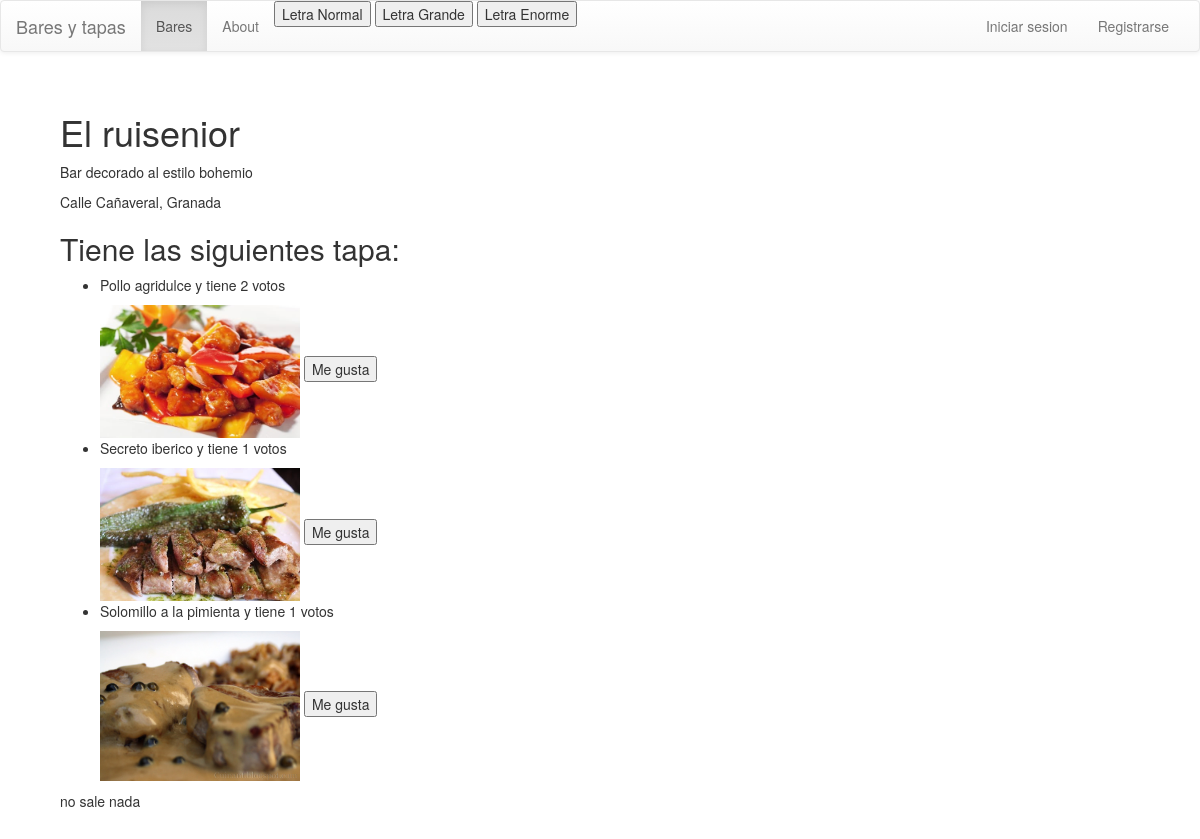
The page /rango/bar/el-ruisenior/ on the database as committed earlier.
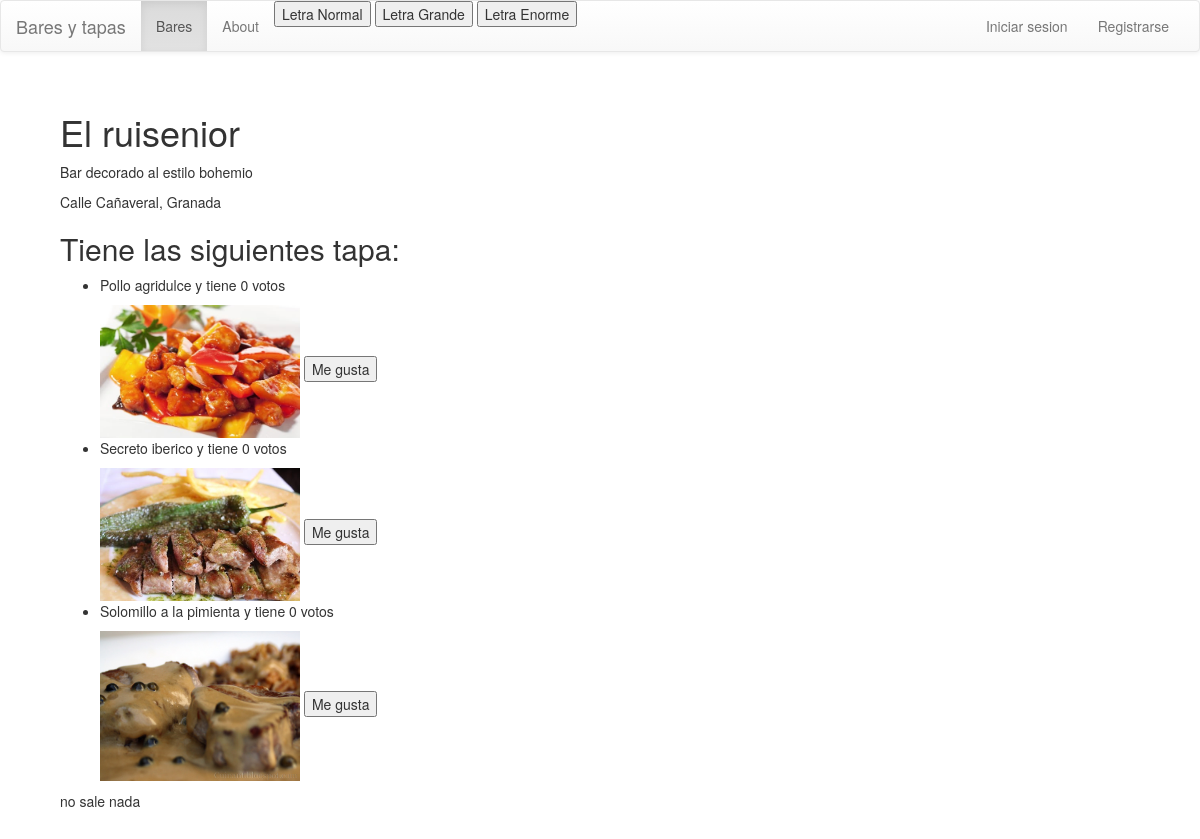
The same page on the database as committed later.
### rango/models.py (models this page shows)
class Tapa(models.Model):
    nombre_tapa = models.CharField(max_length=50, primary_key=True)
    descripcion = models.CharField(max_length=128,null=True)
    votos = models.IntegerField(default=0)
    imagen = models.ImageField(upload_to='imagenes_tapa',blank=True)
    def __unicode__(self):      #For Python 2, use __str__ on Python 3
        return self.nombre_tapa

### rango/views.py (the view)
# urls.py: url(r'^bar/(?P<category_name_slug>[\w\-]+)/$', views.bar, name='bar'),
def bar(request, category_name_slug):
    context_dict = {}
    try:
        bar = Bar.objects.get(slug=category_name_slug)
        bar.num_visitas = bar.num_visitas+1
        bar.save()
        context_dict['bar'] = bar
    except Bar.DoesNotExist:
        pass
    return render(request, 'bares/bares.html', context_dict)

### rango/models.py (called while the page is built)
    def save(self, *args, **kwargs):
		self.slug = slugify(self.nombre_bar)
		super(Bar, self).save(*args, **kwargs)

### templates/bares/bares.html (shortened to what this page needs)
{% extends "base.html" %}
{% load static %}
{% block contenido %}
    {% if bar %}
    <h1> {{bar.nombre_bar}}</h1>
    <p> {{bar.descripcion_bar}}</p>
    {% load easy_maps_tags %}
    <p> {{bar.direccion}}</p>
    <h2> Tiene las siguientes tapa:</h2>
    {% else %}
    <h2> No existe el bar {{bar.nombre_bar}}. </h2>
    {% endif %}
    <ul>
    {% for tapa in bar.tapas.all%}
        <li>
           <p> {{tapa}} y tiene <span id="Megusta"> {{tapa.votos}} </span> votos </p>
            <img  class="imagen_tapa" src = "/static/images/{{tapa.imagen}}"  alt = "/static/images/{{tapa.imagen}}" />
            <button id="Megusta" class="Megusta" value="{{tapa}}"> Me gusta </button>
        </li>
    {% endfor%}
    </ul>
    <p id="chequeo"> no sale nada<p>
{% endblock %}

Rows that differ between the two databases and show on the page:
changed Tapa "Pollo agridulce": votos "2" → "0"
changed Tapa "Secreto iberico": votos "1" → "0"
changed Tapa "Solomillo a la pimienta": votos "1" → "0"
